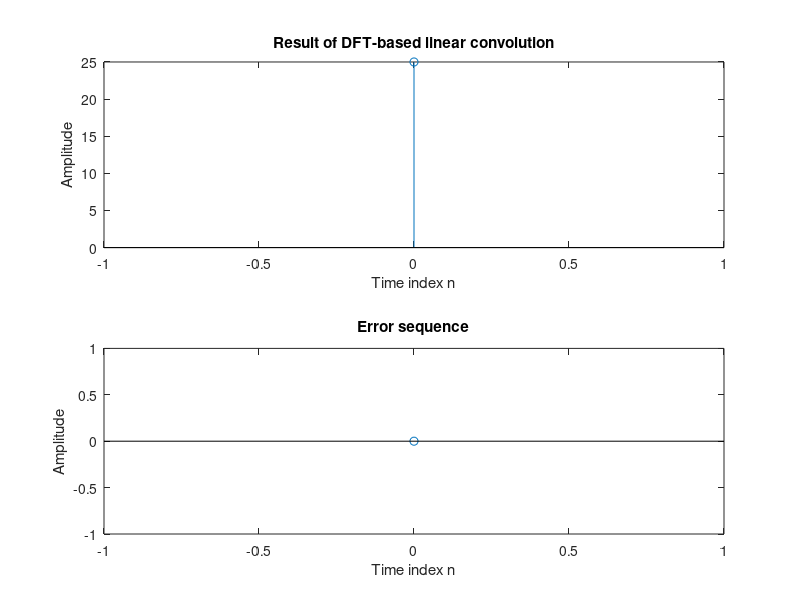

Reproduce this figure in MATLAB.
% Program 5_4
% Linear Convolution Via the DFT
%
% Read in the two sequences
x = input('Type in the first sequence = ');
h = input('Type in the second sequence = ');
% Determine the length of the result of convolution
L = length(x)+length(h)-1;
% Compute the DFTs by zero-padding
XE = fft(x,L);  HE = fft(h,L);
% Determine the IDFT of the product
y1 = ifft(XE.*HE);
% Plot the sequence generated by DFT-based convolution and
% the error from direct linear convolution
n = 0:L-1;
subplot(2,1,1)
stem(n,y1)
xlabel('Time index n');ylabel('Amplitude');
title('Result of DFT-based linear convolution')
y2 = conv(x,h);
error = y1-y2;
subplot(2,1,2)
stem(n,error)
xlabel('Time index n');ylabel('Amplitude')
title('Error sequence')